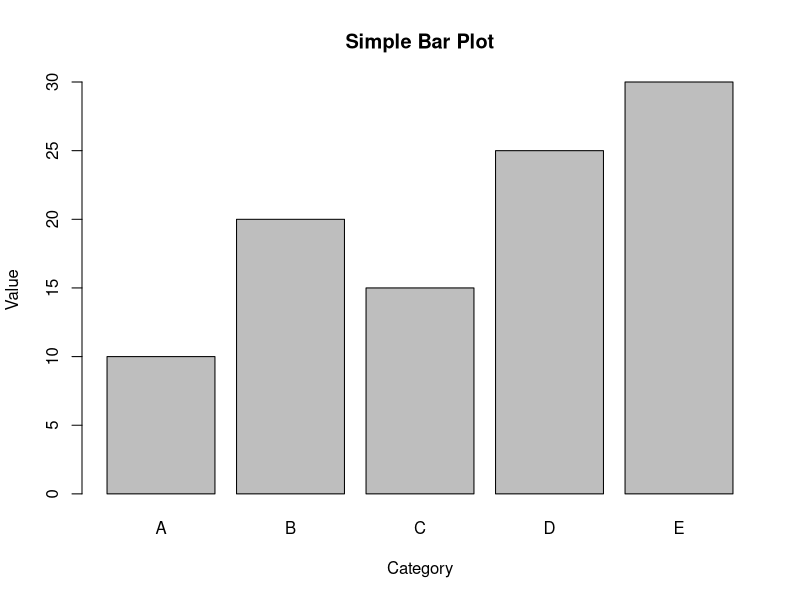

The R script that drew this image:
# Data
values <- c(10, 20, 15, 25, 30)
names(values) <- c("A", "B", "C", "D", "E")

# Bar plot
barplot(
  values,
  main = "Simple Bar Plot",
  xlab = "Category",
  ylab = "Value"
)
